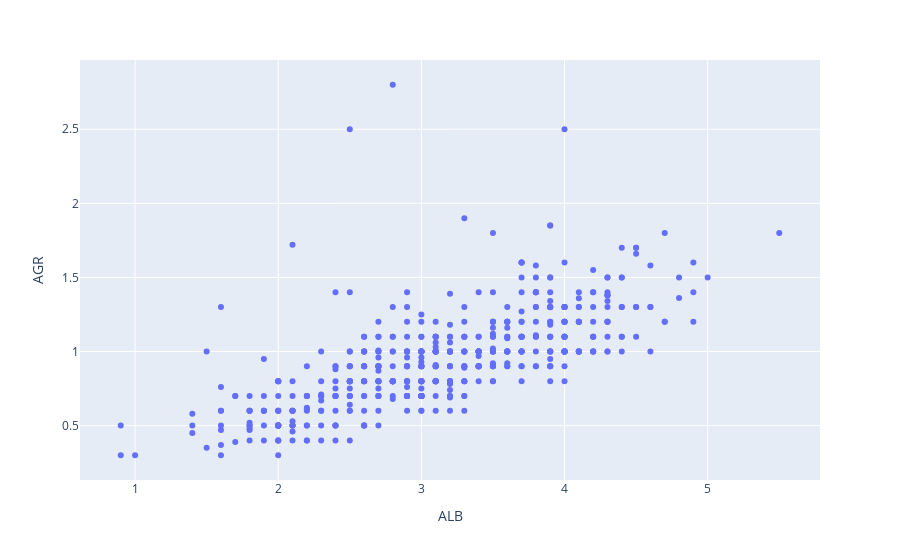

Notebook code for this chart:
### Markdown cell above
## To fix AGR == ' ' issue

### Code cell
import plotly.express as px
px.scatter(df.query(f"AGR.notnull()"), x = "ALB", y = "AGR")

### Figure 1 — Plotly figure (JSON) as saved in the notebook; plotly's stock layout.template omitted (floating-point values rounded to 4 significant figures; data arrays with more than 128 entries replaced by an {"elided": "..."} marker saying what was removed)
{"data": [{"hovertemplate": "ALB=%{x}<br>AGR=%{y}<extra></extra>", "legendgroup": "", "marker": {"color": "#636efa", "symbol": "circle"}, "mode": "markers", "name": "", "orientation": "v", "showlegend": false, "type": "scatter", "x": {"elided": "553 float values"}, "xaxis": "x", "y": {"elided": "553 float values"}, "yaxis": "y"}], "layout": {"legend": {"tracegroupgap": 0}, "margin": {"t": 60}, "xaxis": {"anchor": "y", "domain": [0, 1], "title": {"text": "ALB"}}, "yaxis": {"anchor": "x", "domain": [0, 1], "title": {"text": "AGR"}}}}
